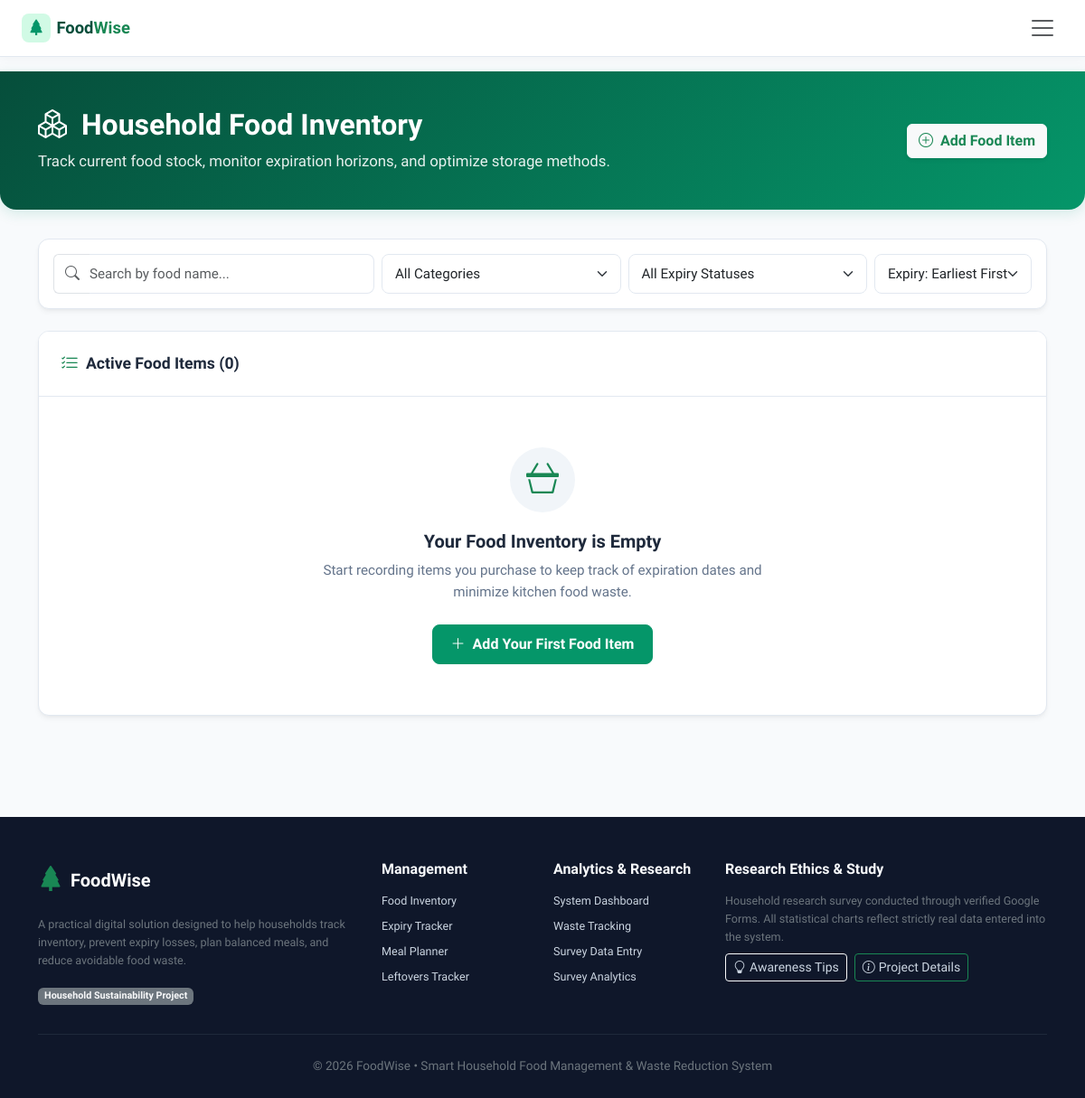
The page /inventory on the database as committed earlier.
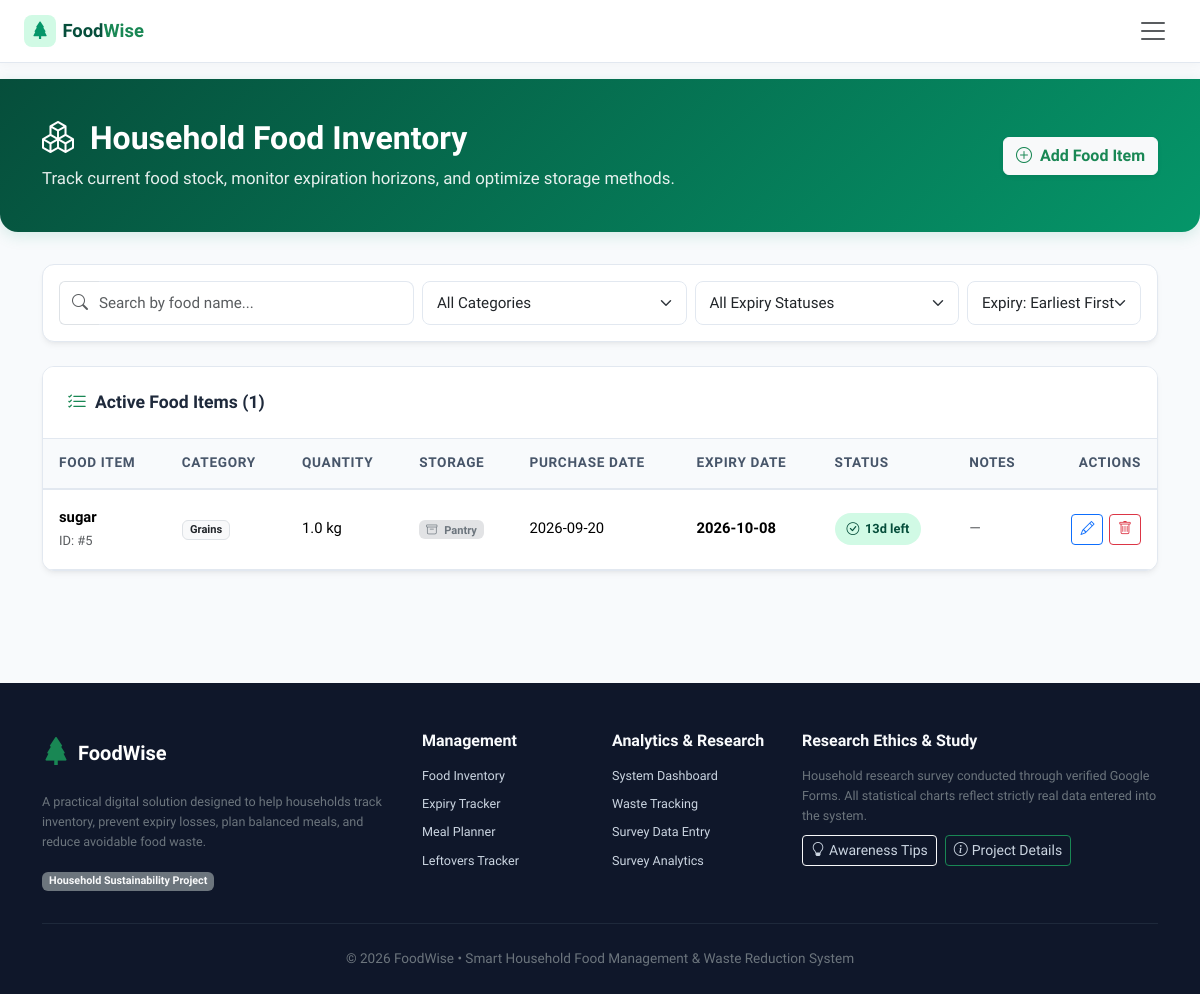
The same page on the database as committed later.
### tables this page shows
CREATE TABLE food_items (
    id INTEGER PRIMARY KEY AUTOINCREMENT,
    name TEXT NOT NULL,
    category TEXT NOT NULL,
    quantity REAL NOT NULL CHECK(quantity > 0),
    unit TEXT NOT NULL,
    purchase_date TEXT NOT NULL,
    expiry_date TEXT NOT NULL,
    storage_type TEXT NOT NULL,
    notes TEXT,
    created_at TIMESTAMP DEFAULT CURRENT_TIMESTAMP
, status TEXT NOT NULL DEFAULT 'active');

### app.py (the view)
@app.route('/inventory')
def inventory():
    sort_by = request.args.get('sort', 'expiry_asc')
    db = get_db()
    query = "SELECT * FROM food_items WHERE status = 'active'"
    if sort_by == 'expiry_desc':
        query += " ORDER BY expiry_date DESC"
    elif sort_by == 'name_asc':
        query += " ORDER BY name ASC"
    elif sort_by == 'date_desc':
        query += " ORDER BY created_at DESC"
    else:
        query += " ORDER BY expiry_date ASC"
    rows = db.execute(query).fetchall()
    items = []
    for row in rows:
        item = dict(row)
        days_left, status = calculate_expiry_status(item['expiry_date'])
        item['days_left'] = days_left
        item['status_label'] = status
        items.append(item)
    today_str = date.today().strftime('%Y-%m-%d')
    return render_template('inventory.html', active_page='inventory', items=items, sort_by=sort_by, today_date=today_str)

### app.py (called while the page is built)
def get_db():
    if 'db' not in g:
        g.db = sqlite3.connect(DATABASE)
        g.db.row_factory = sqlite3.Row
        g.db.execute("PRAGMA foreign_keys = ON;")
    return g.db

@app.before_request
def ensure_db_initialized():
    init_db()

def calculate_expiry_status(expiry_date_str):
    try:
        exp_date = datetime.strptime(expiry_date_str, '%Y-%m-%d').date()
        today = date.today()
        days_left = (exp_date - today).days
        if days_left < 0:
            return days_left, 'Expired'
        elif days_left == 0:
            return 0, 'Expiring Today'
        elif days_left <= 3:
            return days_left, 'Expiring Soon'
        else:
            return days_left, 'Fresh'
    except (ValueError, TypeError):
        return 0, 'Unknown'

### templates/inventory.html (shortened to what the changed rows need)
{% extends "base.html" %}
{% block content %}
<div class="page-header">
    <div class="container">
        <div class="d-flex flex-column flex-md-row justify-content-between align-items-md-center gap-3">
            <div>
                <h1><i class="bi bi-boxes me-2"></i> Household Food Inventory</h1>
            </div>
        </div>
    </div>
</div>
<div class="container mb-5">
    <div class="card-custom">
        <div class="card-custom-header">
            <div class="d-flex align-items-center gap-2">
                <i class="bi bi-list-check text-success fs-5"></i>
                <span>Active Food Items ({{ items|length }})</span>
            </div>
        </div>
        <div class="card-custom-body p-0">
            {% if items %}
            <div class="table-responsive">
                <table class="table table-custom table-hover align-middle mb-0" id="inventoryTable">
                    <thead>
                        <tr>
                            <th>Food Item</th>
                            <th>Category</th>
                            <th>Quantity</th>
                            <th>Storage</th>
                            <th>Purchase Date</th>
                            <th>Expiry Date</th>
                            <th>Status</th>
                            <th>Notes</th>
                            <th class="text-end text-nowrap" style="min-width: 95px;">Actions</th>
                        </tr>
                    </thead>
                    <tbody>
                        {% for item in items %}
                        <tr data-filter1="{{ item.category }}" data-filter2="{{ item.status_label }}">
                            <td>
                                <strong class="d-block">{{ item.name }}</strong>
                                <small class="text-muted">ID: #{{ item.id }}</small>
                            </td>
                            <td><span class="badge bg-light text-dark border">{{ item.category }}</span></td>
                            <td>{{ item.quantity }} {{ item.unit }}</td>
                            <td>
                                <span class="badge bg-secondary-subtle text-secondary">
                                    <i class="bi {% if item.storage_type == 'Refrigerator' %}bi-thermometer-snow{% elif item.storage_type == 'Freezer' %}bi-snow{% elif item.storage_type == 'Pantry' %}bi-archive{% else %}bi-house{% endif %} me-1"></i>
                                    {{ item.storage_type }}
                                </span>
                            </td>
                            <td>{{ item.purchase_date }}</td>
                            <td><strong>{{ item.expiry_date }}</strong></td>
                            <td>
                                {% if item.status_label == 'Expired' %}
                                    <span class="badge-status badge-expired"><i class="bi bi-x-circle"></i> Expired</span>
                                {% elif item.status_label == 'Expiring Today' %}
                                    <span class="badge-status badge-expiring-today"><i class="bi bi-exclamation-circle"></i> Today</span>
                                {% elif item.status_label == 'Expiring Soon' %}
                                    <span class="badge-status badge-expiring-soon"><i class="bi bi-clock-history"></i> In {{ item.days_left }}d</span>
                                {% else %}
                                    <span class="badge-status badge-fresh"><i class="bi bi-check-circle"></i> {{ item.days_left }}d left</span>
                                {% endif %}
                            </td>
                            <td class="small text-muted">{{ item.notes or '—' }}</td>
                            <td class="text-end text-nowrap">
                                <div class="table-actions">
                                    <button type="button" class="btn btn-sm btn-outline-primary" title="Edit"
                                            onclick='openEditFoodModal({{ item|tojson }})'>
                                        <i class="bi bi-pencil"></i>
                                    </button>
                                    <form method="POST" action="{{ url_for('delete_food', item_id=item.id) }}" class="m-0 p-0 d-inline-block" onsubmit="return confirm('Are you sure you want to delete this food item?');">
                                        <button type="submit" class="btn btn-sm btn-outline-danger" title="Delete">
                                            <i class="bi bi-trash"></i>
                                        </button>
                                    </form>
                                </div>
                            </td>
                        </tr>
                        {% endfor %}
                    </tbody>
                </table>
            </div>
            {% else %}
            <div class="empty-state">
                <div class="empty-state-icon text-success">
                    <i class="bi bi-basket3"></i>
                </div>
                <h5>Your Food Inventory is Empty</h5>
                <p>Start recording items you purchase to keep track of expiration dates and minimize kitchen food waste.</p>
                <button type="button" class="btn btn-primary-custom" data-bs-toggle="modal" data-bs-target="#addFoodModal">
                    <i class="bi bi-plus-lg me-1"></i> Add Your First Food Item
                </button>
            </div>
            {% endif %}
        </div>
    </div>
</div>
{% endblock %}

Rows that differ between the two databases and show on the page:
added food_items: name "sugar", id "5", category "Grains", quantity "1.0", unit "kg", storage_type "Pantry", purchase_date "2026-09-20", expiry_date "2026-10-08", days_left "13", notes "—"
Other text that changed with them:
{{ items|length }}: "0" → "1"
text no longer shown: "Your Food Inventory is Empty Start recording items you purchase to keep track of expiration dates and minimize kitchen food waste. Add Your First Food Item"
text now shown: "FOOD ITEM CATEGORY QUANTITY STORAGE PURCHASE DATE EXPIRY DATE STATUS NOTES ACTIONS"
